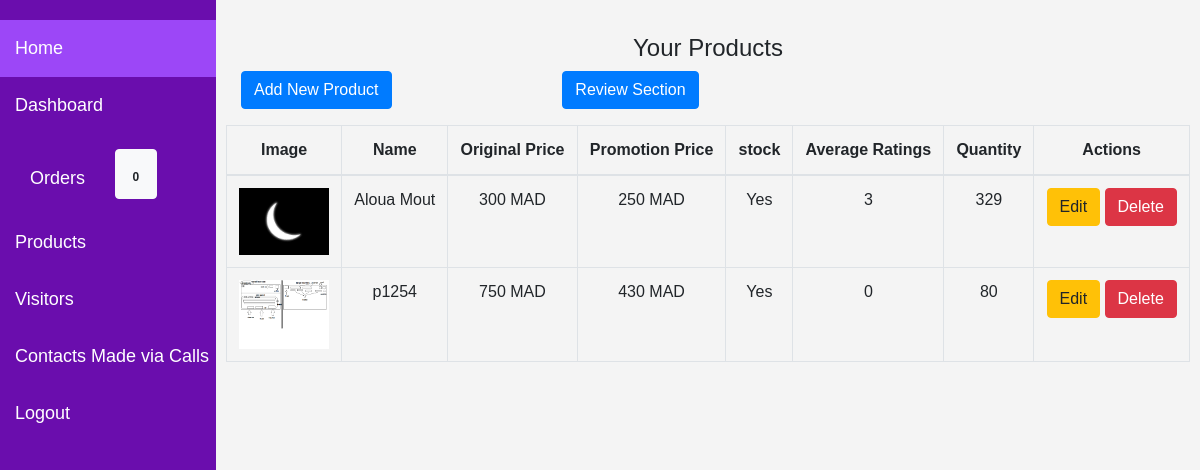
/product/ (signed in), run on the app's committed database.
### product/models.py (models this page shows, shortened)
class Product(models.Model):
    name = models.CharField(max_length=50)
    promotion_price = models.IntegerField(default=1)
    description = models.TextField(default='description !!')
    original_price = models.IntegerField(default=1)
    in_stock = models.BooleanField(default=False)
    quantity = models.IntegerField()
    average_rating = models.IntegerField(default=0)
    total_ratings = models.IntegerField(default=0)
    total_ratings_instences = models.IntegerField(default=0)
    class Meta:
        verbose_name = ("Product")
        verbose_name_plural = ("Products")
    def instok(self):
        if self.quantity != 0:
            self.in_stock = True
            self.save()
        return self

class ProductImage(models.Model):
    product = models.ForeignKey(Product, related_name='images', on_delete=models.CASCADE)
    image = models.ImageField(upload_to='Images/', null=True, blank=True)

### product/views.py (the view)
# urls.py: path('', views.product_list, name='product_list'),
@user_passes_test(lambda u: u.is_superuser or u.is_staff, login_url='/login/')
@login_required
def product_list(request):
    products = Product.objects.all()
    for p in products:
        p.instok()
    return render(request, 'product/product_list.html', {'products': products})

### templates/product/product_list.html (shortened to what this page needs)
{% extends 'core/Rachid_base.html' %}
{% block rachid %}
<div class="container">
    <h4 class="text-center mt-4">Your Products</h4>
    <div class="row">
    <div class="col-4">
        <a href="{% url 'product:add_product' %}" class="btn btn-primary mb-3">Add New Product</a>
    </div>
    <div class="col-4">
        <a href="{% url 'product:review_manipulation' %}" class="btn btn-primary mb-3">Review Section</a>
    </div>
    </div>
    <table class="table table-bordered">
        <thead>
            <tr>
                <th>Image</th>
                <th>Name</th>
                <th>Original Price</th>
                <th>Promotion Price</th>
                <th>stock</th>
                <th>Average Ratings</th>
                <th>Quantity</th>
                <th>Actions</th>
            </tr>
        </thead>
        <tbody>
            {% for product in products %}
            <tr>
                <td><img src="{{ product.images.all.first.image.url }}" alt='{{product.name}}' width="90px" height="160px" class="img-fluid ms-3"/></td>
                <td>{{ product.name }}</td>
                <td>{{ product.original_price }} MAD</td>
                <td>{{ product.promotion_price }} MAD</td>
                <td>{% if product.in_stock %} Yes {% else %} NO {% endif %}</td>
                <td>{{ product.average_rating }}</td>
                <td>{{ product.quantity }}</td>
                <td>
                    <a href="{% url 'product:edit_product' product.id %}" class="btn btn-warning">Edit</a>
                    <a href="{% url 'product:delete_product' product.id %}" class="btn btn-danger">Delete</a>
                </td>
            </tr>
            {% endfor %}
        </tbody>
    </table>
</div>
{% endblock %}

### templates/core/Rachid_base.html (shortened to what this page needs)
{% extends 'core/base.html' %}
{% load static %}
{% block extrastyle %}
<link href="{% static 'CSS\rachid_style.css' %}" rel="stylesheet">
{% endblock extrastyle %}
{% block content %}
{% if request.user.is_authenticated %}
<div class="row">
        <div class="col-lg-2 col-md-3">
            <div class="sidebar">
                <a  href="{% url 'Rachid:rhome' %}" id="home-btn">Home</a>
                <a href="{% url 'Rachid:dashboard' %}" id="dashboard-btn">Dashboard</a>
                <a href="{% url 'Rachid:rorders' %}" id="orders-btn">
                    <div class="row">
                    <div class="col-2 mt-3">
                       Orders
                    </div>
                    <div class="col-1  ml-5">
                        <div class="notification">
                            <button type="button" class="btn btn-light position-relative">
                                <span class="badge" id="notification-count">{{pending_orders|yesno:"{pending_orders}, 0"}}</span>
                            </button>
                        </div>
                    </div>
                </div>
                </a>
                <a href="{% url 'product:product_list' %}" id="products-btn">Products</a>
                <a href="{% url 'Rachid:rvisitors' %}" id="visitors-btn">Visitors</a>
                <a href="{% url 'Rachid:cmvc' %}" id="contacts-btn">Contacts Made via Calls</a>
                <a href="{% url 'core:logout' %}" id="logout-btn">Logout</a>
            </div>
        </div>
        <div class="container col-lg-10 col-md-9">
            <div class="xy ml-3">
                {% block rachid %}
                {% endblock %}
            </div>
        </div>
    </div>
</div>
{% endif %}
{% endblock content %}

### templates/core/base.html (shortened to what this page needs)
<!DOCTYPE html>
<html lang="en">
<head>
{% load static %}
    <link href="https://stackpath.bootstrapcdn.com/bootstrap/4.5.2/css/bootstrap.min.css" rel="stylesheet">
    <link rel="stylesheet" href="https://cdnjs.cloudflare.com/ajax/libs/font-awesome/5.15.4/css/all.min.css">
    {% block extrastyle %}
{% endblock extrastyle %}
</head>
<body>
    <div>
        {% block content %}
        {% endblock %}
</body>
</html>

### static/CSS/rachid_style.css (style rules this page uses)
body { margin: 0; font-family: Arial, sans-serif; }
.sidebar { width: 250px; height: 100vh; background-color: #6a0dad; color: white; position: fixed; top: 0; left: 0; display: flex; flex-direction: column; padding-top: 20px; }
.sidebar a { background-color: #6a0dad; border: none; color: white; padding: 15px; text-align: left; font-size: 18px; transition: background-color 0.3s; cursor: pointer; width: 100%; }
.sidebar a.active { background-color: #9c47f7; }
.xy { padding: 10px; background-color: #f4f4f4; overflow-y: auto; height: 100vh; overflow-x: hidden; box-sizing: border-box; }
.container, .row { margin: 0; padding: 0; }
th, td { text-align: center; }

### data on the page
Product: images.all.first.image (picture), name "Aloua Mout", original_price "300", promotion_price "250", in_stock "Yes", average_rating "3", quantity "329"
Product: images.all.first.image (picture), name "p1254", original_price "750", promotion_price "430", in_stock "Yes", average_rating "0", quantity "80"

### other printed values
{{ pending_orders|yesno:"{pending_orders}, 0" }} "0"
